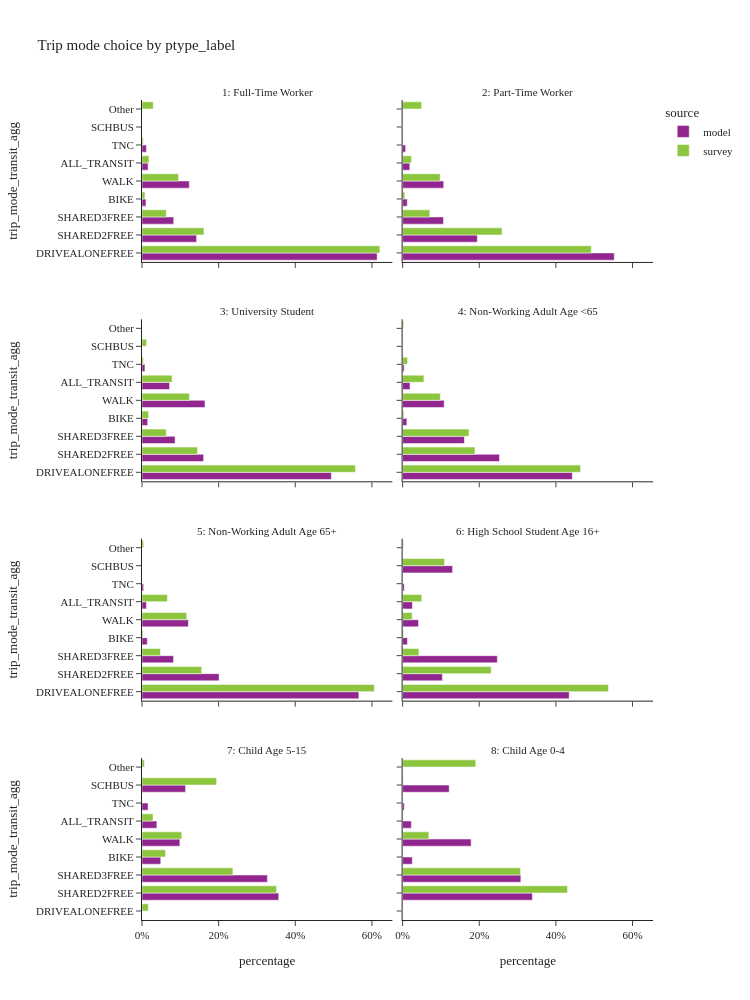
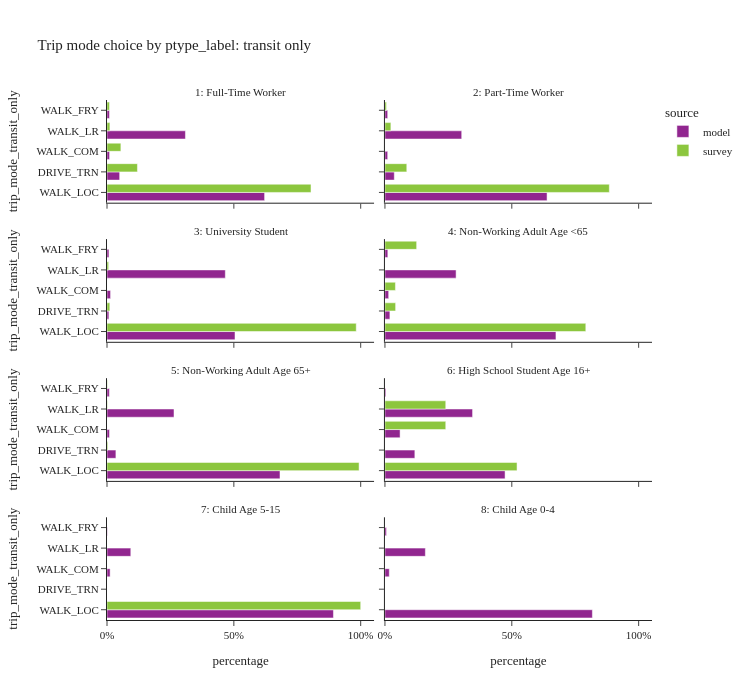

The notebook cell these images were saved under, in order:
### Code cell
trip_mode_choice_seg(segment_col='ptype_label', facet_col_wrap=2, height=[1000, 700])

### Figure 1 — Plotly figure (JSON) as saved in the notebook; plotly's stock layout.template omitted (floating-point values rounded to 4 significant figures)
{"data": [{"alignmentgroup": "True", "customdata": [[3784079], [878804], [510520], [63454], [760521], [97872], [70997]], "hovertemplate": "source=model<br>ptype_label=1: Full-Time Worker<br>percentage=%{x}<br>trip_mode_transit_agg=%{y}<br>sample_size=%{customdata[0]}<extra></extra>", "legendgroup": "model", "marker": {"color": "#91268F", "pattern": {"shape": ""}}, "name": "model", "offsetgroup": "model", "orientation": "h", "showlegend": true, "textposition": "auto", "type": "bar", "x": [0.6137, 0.1425, 0.08279, 0.01029, 0.1233, 0.01587, 0.01151], "xaxis": "x7", "y": ["DRIVEALONEFREE", "SHARED2FREE", "SHARED3FREE", "BIKE", "WALK", "ALL_TRANSIT", "TNC"], "yaxis": "y7"}, {"alignmentgroup": "True", "customdata": [[720628], [254405], [139161], [15799], [139938], [24428], [10161]], "hovertemplate": "source=model<br>ptype_label=2: Part-Time Worker<br>percentage=%{x}<br>trip_mode_transit_agg=%{y}<br>sample_size=%{customdata[0]}<extra></extra>", "legendgroup": "model", "marker": {"color": "#91268F", "pattern": {"shape": ""}}, "name": "model", "offsetgroup": "model", "orientation": "h", "showlegend": false, "textposition": "auto", "type": "bar", "x": [0.5524, 0.195, 0.1067, 0.01211, 0.1073, 0.01873, 0.007789], "xaxis": "x8", "y": ["DRIVEALONEFREE", "SHARED2FREE", "SHARED3FREE", "BIKE", "WALK", "ALL_TRANSIT", "TNC"], "yaxis": "y8"}, {"alignmentgroup": "True", "customdata": [[266802], [86825], [46636], [8076], [88719], [38795], [4138]], "hovertemplate": "source=model<br>ptype_label=3: University Student<br>percentage=%{x}<br>trip_mode_transit_agg=%{y}<br>sample_size=%{customdata[0]}<extra></extra>", "legendgroup": "model", "marker": {"color": "#91268F", "pattern": {"shape": ""}}, "name": "model", "offsetgroup": "model", "orientation": "h", "showlegend": false, "textposition": "auto", "type": "bar", "x": [0.4941, 0.1608, 0.08636, 0.01496, 0.1643, 0.07184, 0.007663], "xaxis": "x5", "y": ["DRIVEALONEFREE", "SHARED2FREE", "SHARED3FREE", "BIKE", "WALK", "ALL_TRANSIT", "TNC"], "yaxis": "y5"}, {"alignmentgroup": "True", "customdata": [[826502], [472042], [300884], [20629], [202437], [36073], [7709]], "hovertemplate": "source=model<br>ptype_label=4: Non-Working Adult Age <65<br>percentage=%{x}<br>trip_mode_transit_agg=%{y}<br>sample_size=%{customdata[0]}<extra></extra>", "legendgroup": "model", "marker": {"color": "#91268F", "pattern": {"shape": ""}}, "name": "model", "offsetgroup": "model", "orientation": "h", "showlegend": false, "textposition": "auto", "type": "bar", "x": [0.4429, 0.2529, 0.1612, 0.01105, 0.1085, 0.01933, 0.004131], "xaxis": "x6", "y": ["DRIVEALONEFREE", "SHARED2FREE", "SHARED3FREE", "BIKE", "WALK", "ALL_TRANSIT", "TNC"], "yaxis": "y6"}, {"alignmentgroup": "True", "customdata": [[848711], [301536], [123500], [20678], [181610], [17239], [6379]], "hovertemplate": "source=model<br>ptype_label=5: Non-Working Adult Age 65+<br>percentage=%{x}<br>trip_mode_transit_agg=%{y}<br>sample_size=%{customdata[0]}<extra></extra>", "legendgroup": "model", "marker": {"color": "#91268F", "pattern": {"shape": ""}}, "name": "model", "offsetgroup": "model", "orientation": "h", "showlegend": false, "textposition": "auto", "type": "bar", "x": [0.5659, 0.2011, 0.08235, 0.01379, 0.1211, 0.0115, 0.004254], "xaxis": "x3", "y": ["DRIVEALONEFREE", "SHARED2FREE", "SHARED3FREE", "BIKE", "WALK", "ALL_TRANSIT", "TNC"], "yaxis": "y3"}, {"alignmentgroup": "True", "customdata": [[163652], [39080], [93061], [4689], [15597], [9639], [49090], [1653]], "hovertemplate": "source=model<br>ptype_label=6: High School Student Age 16+<br>percentage=%{x}<br>trip_mode_transit_agg=%{y}<br>sample_size=%{customdata[0]}<extra></extra>", "legendgroup": "model", "marker": {"color": "#91268F", "pattern": {"shape": ""}}, "name": "model", "offsetgroup": "model", "orientation": "h", "showlegend": false, "textposition": "auto", "type": "bar", "x": [0.4347, 0.1038, 0.2472, 0.01246, 0.04143, 0.0256, 0.1304, 0.004391], "xaxis": "x4", "y": ["DRIVEALONEFREE", "SHARED2FREE", "SHARED3FREE", "BIKE", "WALK", "ALL_TRANSIT", "SCHBUS", "TNC"], "yaxis": "y4"}, {"alignmentgroup": "True", "customdata": [[555975], [509932], [76248], [154052], [60414], [177247], [24637]], "hovertemplate": "source=model<br>ptype_label=7: Child Age 5-15<br>percentage=%{x}<br>trip_mode_transit_agg=%{y}<br>sample_size=%{customdata[0]}<extra></extra>", "legendgroup": "model", "marker": {"color": "#91268F", "pattern": {"shape": ""}}, "name": "model", "offsetgroup": "model", "orientation": "h", "showlegend": false, "textposition": "auto", "type": "bar", "x": [0.3567, 0.3272, 0.04892, 0.09885, 0.03876, 0.1137, 0.01581], "xaxis": "x", "y": ["SHARED2FREE", "SHARED3FREE", "BIKE", "WALK", "ALL_TRANSIT", "SCHBUS", "TNC"], "yaxis": "y"}, {"alignmentgroup": "True", "customdata": [[198103], [180484], [14827], [104620], [13341], [71092], [2509]], "hovertemplate": "source=model<br>ptype_label=8: Child Age 0-4<br>percentage=%{x}<br>trip_mode_transit_agg=%{y}<br>sample_size=%{customdata[0]}<extra></extra>", "legendgroup": "model", "marker": {"color": "#91268F", "pattern": {"shape": ""}}, "name": "model", "offsetgroup": "model", "orientation": "h", "showlegend": false, "textposition": "auto", "type": "bar", "x": [0.3387, 0.3085, 0.02535, 0.1788, 0.02281, 0.1215, 0.004289], "xaxis": "x2", "y": ["SHARED2FREE", "SHARED3FREE", "BIKE", "WALK", "ALL_TRANSIT", "SCHBUS", "TNC"], "yaxis": "y2"}, {"alignmentgroup": "True", "customdata": [[2511], [600], [235], [192], [1022], [321], [29], [91]], "hovertemplate": "source=survey<br>ptype_label=1: Full-Time Worker<br>percentage=%{x}<br>trip_mode_transit_agg=%{y}<br>sample_size=%{customdata[0]}<extra></extra>", "legendgroup": "survey", "marker": {"color": "#8CC63E", "pattern": {"shape": ""}}, "name": "survey", "offsetgroup": "survey", "orientation": "h", "showlegend": true, "textposition": "auto", "type": "bar", "x": [0.6207, 0.1616, 0.06352, 0.007714, 0.09543, 0.01824, 0.003358, 0.02938], "xaxis": "x7", "y": ["DRIVEALONEFREE", "SHARED2FREE", "SHARED3FREE", "BIKE", "WALK", "ALL_TRANSIT", "TNC", "Other"], "yaxis": "y7"}, {"alignmentgroup": "True", "customdata": [[770], [205], [88], [33], [245], [55], [6], [16]], "hovertemplate": "source=survey<br>ptype_label=2: Part-Time Worker<br>percentage=%{x}<br>trip_mode_transit_agg=%{y}<br>sample_size=%{customdata[0]}<extra></extra>", "legendgroup": "survey", "marker": {"color": "#8CC63E", "pattern": {"shape": ""}}, "name": "survey", "offsetgroup": "survey", "orientation": "h", "showlegend": false, "textposition": "auto", "type": "bar", "x": [0.4923, 0.2595, 0.07089, 0.005731, 0.09804, 0.02321, 0.0005563, 0.04974], "xaxis": "x8", "y": ["DRIVEALONEFREE", "SHARED2FREE", "SHARED3FREE", "BIKE", "WALK", "ALL_TRANSIT", "TNC", "Other"], "yaxis": "y8"}, {"alignmentgroup": "True", "customdata": [[135], [51], [20], [13], [131], [56], [8], [3]], "hovertemplate": "source=survey<br>ptype_label=3: University Student<br>percentage=%{x}<br>trip_mode_transit_agg=%{y}<br>sample_size=%{customdata[0]}<extra></extra>", "legendgroup": "survey", "marker": {"color": "#8CC63E", "pattern": {"shape": ""}}, "name": "survey", "offsetgroup": "survey", "orientation": "h", "showlegend": false, "textposition": "auto", "type": "bar", "x": [0.5569, 0.1447, 0.06313, 0.01718, 0.1238, 0.07859, 0.01191, 0.003736], "xaxis": "x5", "y": ["DRIVEALONEFREE", "SHARED2FREE", "SHARED3FREE", "BIKE", "WALK", "ALL_TRANSIT", "SCHBUS", "TNC"], "yaxis": "y5"}, {"alignmentgroup": "True", "customdata": [[683], [267], [143], [25], [314], [72], [1], [9], [14]], "hovertemplate": "source=survey<br>ptype_label=4: Non-Working Adult Age <65<br>percentage=%{x}<br>trip_mode_transit_agg=%{y}<br>sample_size=%{customdata[0]}<extra></extra>", "legendgroup": "survey", "marker": {"color": "#8CC63E", "pattern": {"shape": ""}}, "name": "survey", "offsetgroup": "survey", "orientation": "h", "showlegend": false, "textposition": "auto", "type": "bar", "x": [0.4645, 0.1889, 0.1732, 0.003289, 0.09857, 0.05566, 0.0002029, 0.01276, 0.002884], "xaxis": "x6", "y": ["DRIVEALONEFREE", "SHARED2FREE", "SHARED3FREE", "BIKE", "WALK", "ALL_TRANSIT", "SCHBUS", "TNC", "Other"], "yaxis": "y6"}, {"alignmentgroup": "True", "customdata": [[986], [376], [64], [16], [242], [71], [1], [23]], "hovertemplate": "source=survey<br>ptype_label=5: Non-Working Adult Age 65+<br>percentage=%{x}<br>trip_mode_transit_agg=%{y}<br>sample_size=%{customdata[0]}<extra></extra>", "legendgroup": "survey", "marker": {"color": "#8CC63E", "pattern": {"shape": ""}}, "name": "survey", "offsetgroup": "survey", "orientation": "h", "showlegend": false, "textposition": "auto", "type": "bar", "x": [0.6063, 0.1557, 0.04803, 0.002467, 0.1168, 0.06619, 8.083e-05, 0.004466], "xaxis": "x3", "y": ["DRIVEALONEFREE", "SHARED2FREE", "SHARED3FREE", "BIKE", "WALK", "ALL_TRANSIT", "TNC", "Other"], "yaxis": "y3"}, {"alignmentgroup": "True", "customdata": [[44], [27], [19], [2], [14], [7], [7], [2]], "hovertemplate": "source=survey<br>ptype_label=6: High School Student Age 16+<br>percentage=%{x}<br>trip_mode_transit_agg=%{y}<br>sample_size=%{customdata[0]}<extra></extra>", "legendgroup": "survey", "marker": {"color": "#8CC63E", "pattern": {"shape": ""}}, "name": "survey", "offsetgroup": "survey", "orientation": "h", "showlegend": false, "textposition": "auto", "type": "bar", "x": [0.537, 0.2311, 0.04244, 0.00251, 0.02493, 0.05009, 0.1094, 0.00251], "xaxis": "x4", "y": ["DRIVEALONEFREE", "SHARED2FREE", "SHARED3FREE", "BIKE", "WALK", "ALL_TRANSIT", "SCHBUS", "Other"], "yaxis": "y4"}, {"alignmentgroup": "True", "customdata": [[5], [184], [127], [18], [80], [11], [134], [4]], "hovertemplate": "source=survey<br>ptype_label=7: Child Age 5-15<br>percentage=%{x}<br>trip_mode_transit_agg=%{y}<br>sample_size=%{customdata[0]}<extra></extra>", "legendgroup": "survey", "marker": {"color": "#8CC63E", "pattern": {"shape": ""}}, "name": "survey", "offsetgroup": "survey", "orientation": "h", "showlegend": false, "textposition": "auto", "type": "bar", "x": [0.01653, 0.3512, 0.2373, 0.0612, 0.1039, 0.02879, 0.1948, 0.006329], "xaxis": "x", "y": ["DRIVEALONEFREE", "SHARED2FREE", "SHARED3FREE", "BIKE", "WALK", "ALL_TRANSIT", "SCHBUS", "Other"], "yaxis": "y"}, {"alignmentgroup": "True", "customdata": [[75], [35], [3], [31], [1], [6]], "hovertemplate": "source=survey<br>ptype_label=8: Child Age 0-4<br>percentage=%{x}<br>trip_mode_transit_agg=%{y}<br>sample_size=%{customdata[0]}<extra></extra>", "legendgroup": "survey", "marker": {"color": "#8CC63E", "pattern": {"shape": ""}}, "name": "survey", "offsetgroup": "survey", "orientation": "h", "showlegend": false, "textposition": "auto", "type": "bar", "x": [0.4303, 0.3078, 0.0009486, 0.06851, 0.001583, 0.1909], "xaxis": "x2", "y": ["SHARED2FREE", "SHARED3FREE", "BIKE", "WALK", "SCHBUS", "Other"], "yaxis": "y2"}], "layout": {"annotations": [{"font": {}, "showarrow": false, "text": "7: Child Age 5-15", "x": 0.245, "xanchor": "center", "xref": "paper", "y": 0.1975, "yanchor": "bottom", "yref": "paper"}, {"font": {}, "showarrow": false, "text": "8: Child Age 0-4", "x": 0.755, "xanchor": "center", "xref": "paper", "y": 0.1975, "yanchor": "bottom", "yref": "paper"}, {"font": {}, "showarrow": false, "text": "5: Non-Working Adult Age 65+", "x": 0.245, "xanchor": "center", "xref": "paper", "y": 0.465, "yanchor": "bottom", "yref": "paper"}, {"font": {}, "showarrow": false, "text": "6: High School Student Age 16+", "x": 0.755, "xanchor": "center", "xref": "paper", "y": 0.465, "yanchor": "bottom", "yref": "paper"}, {"font": {}, "showarrow": false, "text": "3: University Student", "x": 0.245, "xanchor": "center", "xref": "paper", "y": 0.7325, "yanchor": "bottom", "yref": "paper"}, {"font": {}, "showarrow": false, "text": "4: Non-Working Adult Age <65", "x": 0.755, "xanchor": "center", "xref": "paper", "y": 0.7325, "yanchor": "bottom", "yref": "paper"}, {"font": {}, "showarrow": false, "text": "1: Full-Time Worker", "x": 0.245, "xanchor": "center", "xref": "paper", "y": 1.0, "yanchor": "bottom", "yref": "paper"}, {"font": {}, "showarrow": false, "text": "2: Part-Time Worker", "x": 0.755, "xanchor": "center", "xref": "paper", "y": 1.0, "yanchor": "bottom", "yref": "paper"}], "barmode": "group", "height": 1000, "legend": {"title": {"text": "source"}, "tracegroupgap": 0}, "title": {"text": "Trip mode choice by ptype_label"}, "width": 750, "xaxis": {"anchor": "y", "domain": [0.0, 0.49], "tickformat": ".0%", "title": {"text": "percentage"}}, "xaxis2": {"anchor": "y2", "domain": [0.51, 1.0], "matches": "x", "tickformat": ".0%", "title": {"text": "percentage"}}, "xaxis3": {"anchor": "y3", "domain": [0.0, 0.49], "matches": "x", "showticklabels": false}, "xaxis4": {"anchor": "y4", "domain": [0.51, 1.0], "matches": "x", "showticklabels": false}, "xaxis5": {"anchor": "y5", "domain": [0.0, 0.49], "matches": "x", "showticklabels": false}, "xaxis6": {"anchor": "y6", "domain": [0.51, 1.0], "matches": "x", "showticklabels": false}, "xaxis7": {"anchor": "y7", "domain": [0.0, 0.49], "matches": "x", "showticklabels": false}, "xaxis8": {"anchor": "y8", "domain": [0.51, 1.0], "matches": "x", "showticklabels": false}, "yaxis": {"anchor": "x", "domain": [0.0, 0.1975], "title": {"text": "trip_mode_transit_agg"}}, "yaxis2": {"anchor": "x2", "domain": [0.0, 0.1975], "matches": "y", "showticklabels": false}, "yaxis3": {"anchor": "x3", "domain": [0.2675, 0.465], "matches": "y", "title": {"text": "trip_mode_transit_agg"}}, "yaxis4": {"anchor": "x4", "domain": [0.2675, 0.465], "matches": "y", "showticklabels": false}, "yaxis5": {"anchor": "x5", "domain": [0.535, 0.7325], "matches": "y", "title": {"text": "trip_mode_transit_agg"}}, "yaxis6": {"anchor": "x6", "domain": [0.535, 0.7325], "matches": "y", "showticklabels": false}, "yaxis7": {"anchor": "x7", "domain": [0.8025, 1.0], "matches": "y", "title": {"text": "trip_mode_transit_agg"}}, "yaxis8": {"anchor": "x8", "domain": [0.8025, 1.0], "matches": "y", "showticklabels": false}}}

### Figure 2 — Plotly figure (JSON) as saved in the notebook; plotly's stock layout.template omitted (floating-point values rounded to 4 significant figures)
{"data": [{"alignmentgroup": "True", "customdata": [[60799], [4885], [985], [30255], [948]], "hovertemplate": "source=model<br>ptype_label=1: Full-Time Worker<br>percentage=%{x}<br>trip_mode_transit_only=%{y}<br>sample_size=%{customdata[0]}<extra></extra>", "legendgroup": "model", "marker": {"color": "#91268F", "pattern": {"shape": ""}}, "name": "model", "offsetgroup": "model", "orientation": "h", "showlegend": true, "textposition": "auto", "type": "bar", "x": [0.6212, 0.04991, 0.01006, 0.3091, 0.009686], "xaxis": "x7", "y": ["WALK_LOC", "DRIVE_TRN", "WALK_COM", "WALK_LR", "WALK_FRY"], "yaxis": "y7"}, {"alignmentgroup": "True", "customdata": [[15609], [900], [264], [7391], [264]], "hovertemplate": "source=model<br>ptype_label=2: Part-Time Worker<br>percentage=%{x}<br>trip_mode_transit_only=%{y}<br>sample_size=%{customdata[0]}<extra></extra>", "legendgroup": "model", "marker": {"color": "#91268F", "pattern": {"shape": ""}}, "name": "model", "offsetgroup": "model", "orientation": "h", "showlegend": false, "textposition": "auto", "type": "bar", "x": [0.639, 0.03684, 0.01081, 0.3026, 0.01081], "xaxis": "x8", "y": ["WALK_LOC", "DRIVE_TRN", "WALK_COM", "WALK_LR", "WALK_FRY"], "yaxis": "y8"}, {"alignmentgroup": "True", "customdata": [[19573], [289], [544], [18093], [296]], "hovertemplate": "source=model<br>ptype_label=3: University Student<br>percentage=%{x}<br>trip_mode_transit_only=%{y}<br>sample_size=%{customdata[0]}<extra></extra>", "legendgroup": "model", "marker": {"color": "#91268F", "pattern": {"shape": ""}}, "name": "model", "offsetgroup": "model", "orientation": "h", "showlegend": false, "textposition": "auto", "type": "bar", "x": [0.5045, 0.007449, 0.01402, 0.4664, 0.00763], "xaxis": "x5", "y": ["WALK_LOC", "DRIVE_TRN", "WALK_COM", "WALK_LR", "WALK_FRY"], "yaxis": "y5"}, {"alignmentgroup": "True", "customdata": [[24314], [702], [531], [10116], [410]], "hovertemplate": "source=model<br>ptype_label=4: Non-Working Adult Age <65<br>percentage=%{x}<br>trip_mode_transit_only=%{y}<br>sample_size=%{customdata[0]}<extra></extra>", "legendgroup": "model", "marker": {"color": "#91268F", "pattern": {"shape": ""}}, "name": "model", "offsetgroup": "model", "orientation": "h", "showlegend": false, "textposition": "auto", "type": "bar", "x": [0.674, 0.01946, 0.01472, 0.2804, 0.01137], "xaxis": "x6", "y": ["WALK_LOC", "DRIVE_TRN", "WALK_COM", "WALK_LR", "WALK_FRY"], "yaxis": "y6"}, {"alignmentgroup": "True", "customdata": [[11755], [605], [167], [4553], [159]], "hovertemplate": "source=model<br>ptype_label=5: Non-Working Adult Age 65+<br>percentage=%{x}<br>trip_mode_transit_only=%{y}<br>sample_size=%{customdata[0]}<extra></extra>", "legendgroup": "model", "marker": {"color": "#91268F", "pattern": {"shape": ""}}, "name": "model", "offsetgroup": "model", "orientation": "h", "showlegend": false, "textposition": "auto", "type": "bar", "x": [0.6819, 0.03509, 0.009687, 0.2641, 0.009223], "xaxis": "x3", "y": ["WALK_LOC", "DRIVE_TRN", "WALK_COM", "WALK_LR", "WALK_FRY"], "yaxis": "y3"}, {"alignmentgroup": "True", "customdata": [[4564], [1136], [575], [3329], [35]], "hovertemplate": "source=model<br>ptype_label=6: High School Student Age 16+<br>percentage=%{x}<br>trip_mode_transit_only=%{y}<br>sample_size=%{customdata[0]}<extra></extra>", "legendgroup": "model", "marker": {"color": "#91268F", "pattern": {"shape": ""}}, "name": "model", "offsetgroup": "model", "orientation": "h", "showlegend": false, "textposition": "auto", "type": "bar", "x": [0.4735, 0.1179, 0.05965, 0.3454, 0.003631], "xaxis": "x4", "y": ["WALK_LOC", "DRIVE_TRN", "WALK_COM", "WALK_LR", "WALK_FRY"], "yaxis": "y4"}, {"alignmentgroup": "True", "customdata": [[53924], [741], [5667], [82]], "hovertemplate": "source=model<br>ptype_label=7: Child Age 5-15<br>percentage=%{x}<br>trip_mode_transit_only=%{y}<br>sample_size=%{customdata[0]}<extra></extra>", "legendgroup": "model", "marker": {"color": "#91268F", "pattern": {"shape": ""}}, "name": "model", "offsetgroup": "model", "orientation": "h", "showlegend": false, "textposition": "auto", "type": "bar", "x": [0.8926, 0.01227, 0.0938, 0.001357], "xaxis": "x", "y": ["WALK_LOC", "WALK_COM", "WALK_LR", "WALK_FRY"], "yaxis": "y"}, {"alignmentgroup": "True", "customdata": [[10908], [227], [2125], [81]], "hovertemplate": "source=model<br>ptype_label=8: Child Age 0-4<br>percentage=%{x}<br>trip_mode_transit_only=%{y}<br>sample_size=%{customdata[0]}<extra></extra>", "legendgroup": "model", "marker": {"color": "#91268F", "pattern": {"shape": ""}}, "name": "model", "offsetgroup": "model", "orientation": "h", "showlegend": false, "textposition": "auto", "type": "bar", "x": [0.8176, 0.01702, 0.1593, 0.006072], "xaxis": "x2", "y": ["WALK_LOC", "WALK_COM", "WALK_LR", "WALK_FRY"], "yaxis": "y2"}, {"alignmentgroup": "True", "customdata": [[291], [14], [3], [6], [7]], "hovertemplate": "source=survey<br>ptype_label=1: Full-Time Worker<br>percentage=%{x}<br>trip_mode_transit_only=%{y}<br>sample_size=%{customdata[0]}<extra></extra>", "legendgroup": "survey", "marker": {"color": "#8CC63E", "pattern": {"shape": ""}}, "name": "survey", "offsetgroup": "survey", "orientation": "h", "showlegend": true, "textposition": "auto", "type": "bar", "x": [0.8041, 0.12, 0.05472, 0.01142, 0.009715], "xaxis": "x7", "y": ["WALK_LOC", "DRIVE_TRN", "WALK_COM", "WALK_LR", "WALK_FRY"], "yaxis": "y7"}, {"alignmentgroup": "True", "customdata": [[50], [3], [1], [1]], "hovertemplate": "source=survey<br>ptype_label=2: Part-Time Worker<br>percentage=%{x}<br>trip_mode_transit_only=%{y}<br>sample_size=%{customdata[0]}<extra></extra>", "legendgroup": "survey", "marker": {"color": "#8CC63E", "pattern": {"shape": ""}}, "name": "survey", "offsetgroup": "survey", "orientation": "h", "showlegend": false, "textposition": "auto", "type": "bar", "x": [0.8844, 0.08609, 0.02339, 0.006132], "xaxis": "x8", "y": ["WALK_LOC", "DRIVE_TRN", "WALK_LR", "WALK_FRY"], "yaxis": "y8"}, {"alignmentgroup": "True", "customdata": [[53], [2], [1]], "hovertemplate": "source=survey<br>ptype_label=3: University Student<br>percentage=%{x}<br>trip_mode_transit_only=%{y}<br>sample_size=%{customdata[0]}<extra></extra>", "legendgroup": "survey", "marker": {"color": "#8CC63E", "pattern": {"shape": ""}}, "name": "survey", "offsetgroup": "survey", "orientation": "h", "showlegend": false, "textposition": "auto", "type": "bar", "x": [0.9824, 0.01113, 0.006417], "xaxis": "x5", "y": ["WALK_LOC", "DRIVE_TRN", "WALK_LR"], "yaxis": "y5"}, {"alignmentgroup": "True", "customdata": [[68], [2], [1], [1]], "hovertemplate": "source=survey<br>ptype_label=4: Non-Working Adult Age <65<br>percentage=%{x}<br>trip_mode_transit_only=%{y}<br>sample_size=%{customdata[0]}<extra></extra>", "legendgroup": "survey", "marker": {"color": "#8CC63E", "pattern": {"shape": ""}}, "name": "survey", "offsetgroup": "survey", "orientation": "h", "showlegend": false, "textposition": "auto", "type": "bar", "x": [0.7917, 0.04206, 0.04129, 0.1249], "xaxis": "x6", "y": ["WALK_LOC", "DRIVE_TRN", "WALK_COM", "WALK_FRY"], "yaxis": "y6"}, {"alignmentgroup": "True", "customdata": [[65], [2], [3], [1]], "hovertemplate": "source=survey<br>ptype_label=5: Non-Working Adult Age 65+<br>percentage=%{x}<br>trip_mode_transit_only=%{y}<br>sample_size=%{customdata[0]}<extra></extra>", "legendgroup": "survey", "marker": {"color": "#8CC63E", "pattern": {"shape": ""}}, "name": "survey", "offsetgroup": "survey", "orientation": "h", "showlegend": false, "textposition": "auto", "type": "bar", "x": [0.9936, 0.00325, 0.001841, 0.001344], "xaxis": "x3", "y": ["WALK_LOC", "DRIVE_TRN", "WALK_LR", "WALK_FRY"], "yaxis": "y3"}, {"alignmentgroup": "True", "customdata": [[5], [1], [1]], "hovertemplate": "source=survey<br>ptype_label=6: High School Student Age 16+<br>percentage=%{x}<br>trip_mode_transit_only=%{y}<br>sample_size=%{customdata[0]}<extra></extra>", "legendgroup": "survey", "marker": {"color": "#8CC63E", "pattern": {"shape": ""}}, "name": "survey", "offsetgroup": "survey", "orientation": "h", "showlegend": false, "textposition": "auto", "type": "bar", "x": [0.5206, 0.2397, 0.2397], "xaxis": "x4", "y": ["WALK_LOC", "WALK_COM", "WALK_LR"], "yaxis": "y4"}, {"alignmentgroup": "True", "customdata": [[11]], "hovertemplate": "source=survey<br>ptype_label=7: Child Age 5-15<br>percentage=%{x}<br>trip_mode_transit_only=%{y}<br>sample_size=%{customdata[0]}<extra></extra>", "legendgroup": "survey", "marker": {"color": "#8CC63E", "pattern": {"shape": ""}}, "name": "survey", "offsetgroup": "survey", "orientation": "h", "showlegend": false, "textposition": "auto", "type": "bar", "x": [1.0], "xaxis": "x", "y": ["WALK_LOC"], "yaxis": "y"}], "layout": {"annotations": [{"font": {}, "showarrow": false, "text": "7: Child Age 5-15", "x": 0.245, "xanchor": "center", "xref": "paper", "y": 0.1975, "yanchor": "bottom", "yref": "paper"}, {"font": {}, "showarrow": false, "text": "8: Child Age 0-4", "x": 0.755, "xanchor": "center", "xref": "paper", "y": 0.1975, "yanchor": "bottom", "yref": "paper"}, {"font": {}, "showarrow": false, "text": "5: Non-Working Adult Age 65+", "x": 0.245, "xanchor": "center", "xref": "paper", "y": 0.465, "yanchor": "bottom", "yref": "paper"}, {"font": {}, "showarrow": false, "text": "6: High School Student Age 16+", "x": 0.755, "xanchor": "center", "xref": "paper", "y": 0.465, "yanchor": "bottom", "yref": "paper"}, {"font": {}, "showarrow": false, "text": "3: University Student", "x": 0.245, "xanchor": "center", "xref": "paper", "y": 0.7325, "yanchor": "bottom", "yref": "paper"}, {"font": {}, "showarrow": false, "text": "4: Non-Working Adult Age <65", "x": 0.755, "xanchor": "center", "xref": "paper", "y": 0.7325, "yanchor": "bottom", "yref": "paper"}, {"font": {}, "showarrow": false, "text": "1: Full-Time Worker", "x": 0.245, "xanchor": "center", "xref": "paper", "y": 1.0, "yanchor": "bottom", "yref": "paper"}, {"font": {}, "showarrow": false, "text": "2: Part-Time Worker", "x": 0.755, "xanchor": "center", "xref": "paper", "y": 1.0, "yanchor": "bottom", "yref": "paper"}], "barmode": "group", "height": 700, "legend": {"title": {"text": "source"}, "tracegroupgap": 0}, "title": {"text": "Trip mode choice by ptype_label: transit only"}, "width": 750, "xaxis": {"anchor": "y", "domain": [0.0, 0.49], "tickformat": ".0%", "title": {"text": "percentage"}}, "xaxis2": {"anchor": "y2", "domain": [0.51, 1.0], "matches": "x", "tickformat": ".0%", "title": {"text": "percentage"}}, "xaxis3": {"anchor": "y3", "domain": [0.0, 0.49], "matches": "x", "showticklabels": false}, "xaxis4": {"anchor": "y4", "domain": [0.51, 1.0], "matches": "x", "showticklabels": false}, "xaxis5": {"anchor": "y5", "domain": [0.0, 0.49], "matches": "x", "showticklabels": false}, "xaxis6": {"anchor": "y6", "domain": [0.51, 1.0], "matches": "x", "showticklabels": false}, "xaxis7": {"anchor": "y7", "domain": [0.0, 0.49], "matches": "x", "showticklabels": false}, "xaxis8": {"anchor": "y8", "domain": [0.51, 1.0], "matches": "x", "showticklabels": false}, "yaxis": {"anchor": "x", "domain": [0.0, 0.1975], "title": {"text": "trip_mode_transit_only"}}, "yaxis2": {"anchor": "x2", "domain": [0.0, 0.1975], "matches": "y", "showticklabels": false}, "yaxis3": {"anchor": "x3", "domain": [0.2675, 0.465], "matches": "y", "title": {"text": "trip_mode_transit_only"}}, "yaxis4": {"anchor": "x4", "domain": [0.2675, 0.465], "matches": "y", "showticklabels": false}, "yaxis5": {"anchor": "x5", "domain": [0.535, 0.7325], "matches": "y", "title": {"text": "trip_mode_transit_only"}}, "yaxis6": {"anchor": "x6", "domain": [0.535, 0.7325], "matches": "y", "showticklabels": false}, "yaxis7": {"anchor": "x7", "domain": [0.8025, 1.0], "matches": "y", "title": {"text": "trip_mode_transit_only"}}, "yaxis8": {"anchor": "x8", "domain": [0.8025, 1.0], "matches": "y", "showticklabels": false}}}
